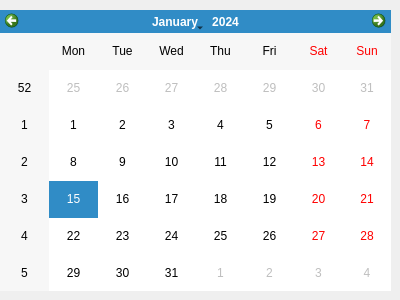
<?xml version="1.0" encoding="UTF-8"?>
<ui version="4.0">
 <class>Dialog</class>
 <widget class="QDialog" name="Dialog">
  <property name="geometry">
   <rect>
    <x>0</x>
    <y>0</y>
    <width>400</width>
    <height>300</height>
   </rect>
  </property>
  <property name="windowTitle">
   <string>CALENDARIO PRÉSTAMOS</string>
  </property>
  <property name="windowIcon">
   <iconset resource="recursos.qrc">
    <normaloff>:/calendario/img/calendar-icon.png</normaloff>:/calendario/img/calendar-icon.png</iconset>
  </property>
  <widget class="QCalendarWidget" name="calendarioPrestamo">
   <property name="geometry">
    <rect>
     <x>0</x>
     <y>10</y>
     <width>391</width>
     <height>281</height>
    </rect>
   </property>
  </widget>
 </widget>
 <resources>
  <include location="recursos.qrc"/>
 </resources>
 <connections/>
</ui>
